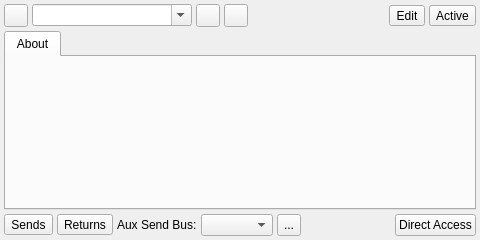
<ui version="4.0">
 <author>rncbc aka Rui Nuno Capela</author>
 <comment>qtractor - An Audio/MIDI multi-track sequencer.

   Copyright (C) 2005-2022, rncbc aka Rui Nuno Capela. All rights reserved.

   This program is free software; you can redistribute it and/or
   modify it under the terms of the GNU General Public License
   as published by the Free Software Foundation; either version 2
   of the License, or (at your option) any later version.

   This program is distributed in the hope that it will be useful,
   but WITHOUT ANY WARRANTY; without even the implied warranty of
   MERCHANTABILITY or FITNESS FOR A PARTICULAR PURPOSE.  See the
   GNU General Public License for more details.

   You should have received a copy of the GNU General Public License along
   with this program; if not, write to the Free Software Foundation, Inc.,
   51 Franklin Street, Fifth Floor, Boston, MA 02110-1301 USA.

 </comment>
 <class>qtractorPluginForm</class>
 <widget class="QWidget" name="qtractorPluginForm">
  <property name="geometry">
   <rect>
    <x>0</x>
    <y>0</y>
    <width>480</width>
    <height>240</height>
   </rect>
  </property>
  <property name="windowTitle">
   <string>Plugin Properties</string>
  </property>
  <property name="windowIcon">
   <iconset resource="qtractor.qrc">:/images/trackProperties.png</iconset>
  </property>
  <layout class="QVBoxLayout">
   <property name="spacing">
    <number>4</number>
   </property>
   <property name="margin">
    <number>4</number>
   </property>
   <item>
    <layout class="QHBoxLayout">
     <item>
      <widget class="QToolButton" name="OpenPresetToolButton">
       <property name="focusPolicy">
        <enum>Qt::TabFocus</enum>
       </property>
       <property name="toolTip">
        <string>Open preset</string>
       </property>
       <property name="text">
        <string/>
       </property>
       <property name="icon">
        <iconset resource="qtractor.qrc">:/images/formOpen.png</iconset>
       </property>
      </widget>
     </item>
     <item>
      <widget class="QComboBox" name="PresetComboBox">
       <property name="minimumSize">
        <size>
         <width>160</width>
         <height>0</height>
        </size>
       </property>
       <property name="toolTip">
        <string>Preset name</string>
       </property>
       <property name="editable">
        <bool>true</bool>
       </property>
      </widget>
     </item>
     <item>
      <widget class="QToolButton" name="SavePresetToolButton">
       <property name="focusPolicy">
        <enum>Qt::TabFocus</enum>
       </property>
       <property name="toolTip">
        <string>Save preset</string>
       </property>
       <property name="text">
        <string/>
       </property>
       <property name="icon">
        <iconset resource="qtractor.qrc">:/images/formSave.png</iconset>
       </property>
      </widget>
     </item>
     <item>
      <widget class="QToolButton" name="DeletePresetToolButton">
       <property name="focusPolicy">
        <enum>Qt::TabFocus</enum>
       </property>
       <property name="toolTip">
        <string>Delete preset</string>
       </property>
       <property name="text">
        <string/>
       </property>
       <property name="icon">
        <iconset resource="qtractor.qrc">:/images/formRemove.png</iconset>
       </property>
      </widget>
     </item>
     <item>
      <spacer>
       <property name="orientation">
        <enum>Qt::Horizontal</enum>
       </property>
       <property name="sizeType">
        <enum>QSizePolicy::Expanding</enum>
       </property>
       <property name="sizeHint">
        <size>
         <width>20</width>
         <height>20</height>
        </size>
       </property>
      </spacer>
     </item>
     <item>
      <widget class="QToolButton" name="EditToolButton">
       <property name="focusPolicy">
        <enum>Qt::TabFocus</enum>
       </property>
       <property name="toolTip">
        <string>Edit plugin</string>
       </property>
       <property name="text">
        <string>Edit</string>
       </property>
       <property name="icon">
        <iconset resource="qtractor.qrc">:/images/formEdit.png</iconset>
       </property>
       <property name="checkable">
        <bool>true</bool>
       </property>
       <property name="toolButtonStyle">
        <enum>Qt::ToolButtonTextBesideIcon</enum>
       </property>
      </widget>
     </item>
     <item>
      <widget class="QToolButton" name="ActivateToolButton">
       <property name="focusPolicy">
        <enum>Qt::TabFocus</enum>
       </property>
       <property name="toolTip">
        <string>Activate plugin</string>
       </property>
       <property name="text">
        <string>Active</string>
       </property>
       <property name="icon">
        <iconset resource="qtractor.qrc">:/images/itemLedOff.png</iconset>
       </property>
       <property name="checkable">
        <bool>true</bool>
       </property>
       <property name="toolButtonStyle">
        <enum>Qt::ToolButtonTextBesideIcon</enum>
       </property>
      </widget>
     </item>
    </layout>
   </item>
   <item>
    <widget class="QTabWidget" name="TabWidget">
     <widget class="QWidget" name="About">
      <attribute name="title">
       <string>About</string>
      </attribute>
      <layout class="QGridLayout">
       <item row="0" column="0">
        <widget class="QLabel" name="NameTextLabel">
         <property name="font">
          <font>
           <pointsize>12</pointsize>
           <weight>75</weight>
           <bold>true</bold>
          </font>
         </property>
         <property name="alignment">
          <set>Qt::AlignLeading|Qt::AlignLeft|Qt::AlignVCenter</set>
         </property>
        </widget>
       </item>
       <item row="0" column="1">
        <widget class="QLabel" name="TypeHintTextLabel">
         <property name="enabled">
          <bool>false</bool>
         </property>
         <property name="font">
          <font>
           <pointsize>12</pointsize>
           <weight>75</weight>
           <bold>true</bold>
          </font>
         </property>
         <property name="alignment">
          <set>Qt::AlignRight|Qt::AlignVCenter</set>
         </property>
        </widget>
       </item>
       <item row="1" column="0" colspan="2">
        <widget class="QLabel" name="AboutTextLabel">
         <property name="enabled">
          <bool>true</bool>
         </property>
         <property name="sizePolicy">
          <sizepolicy hsizetype="Preferred" vsizetype="Expanding">
           <horstretch>0</horstretch>
           <verstretch>0</verstretch>
          </sizepolicy>
         </property>
         <property name="minimumSize">
          <size>
           <width>360</width>
           <height>60</height>
          </size>
         </property>
         <property name="alignment">
          <set>Qt::AlignLeading|Qt::AlignLeft|Qt::AlignTop</set>
         </property>
         <property name="wordWrap">
          <bool>true</bool>
         </property>
        </widget>
       </item>
       <item row="2" column="0" colspan="2">
        <widget class="QLabel" name="LatencyTextLabel">
         <property name="alignment">
          <set>Qt::AlignLeading|Qt::AlignLeft|Qt::AlignTop</set>
         </property>
        </widget>
       </item>
      </layout>
     </widget>
    </widget>
   </item>
   <item>
    <layout class="QHBoxLayout">
     <item>
      <widget class="QToolButton" name="SendsToolButton">
       <property name="focusPolicy">
        <enum>Qt::TabFocus</enum>
       </property>
       <property name="toolTip">
        <string>Outputs (Sends)</string>
       </property>
       <property name="text">
        <string>Sends</string>
       </property>
       <property name="toolButtonStyle">
        <enum>Qt::ToolButtonTextBesideIcon</enum>
       </property>
      </widget>
     </item>
     <item>
      <widget class="QToolButton" name="ReturnsToolButton">
       <property name="focusPolicy">
        <enum>Qt::TabFocus</enum>
       </property>
       <property name="toolTip">
        <string>Inputs (Returns)</string>
       </property>
       <property name="text">
        <string>Returns</string>
       </property>
       <property name="toolButtonStyle">
        <enum>Qt::ToolButtonTextBesideIcon</enum>
       </property>
      </widget>
     </item>
     <item>
      <widget class="QLabel" name="AuxSendBusNameLabel">
       <property name="text">
        <string>Aux Send Bus:</string>
       </property>
      </widget>
     </item>
     <item>
      <widget class="QComboBox" name="AuxSendBusNameComboBox"/>
     </item>
     <item>
      <widget class="QToolButton" name="AuxSendBusNameToolButton">
       <property name="minimumSize">
        <size>
         <width>22</width>
         <height>22</height>
        </size>
       </property>
       <property name="maximumSize">
        <size>
         <width>24</width>
         <height>24</height>
        </size>
       </property>
       <property name="focusPolicy">
        <enum>Qt::TabFocus</enum>
       </property>
       <property name="toolTip">
        <string>Manage buses</string>
       </property>
       <property name="text">
        <string>...</string>
       </property>
      </widget>
     </item>
     <item>
      <spacer>
       <property name="orientation">
        <enum>Qt::Horizontal</enum>
       </property>
       <property name="sizeType">
        <enum>QSizePolicy::Expanding</enum>
       </property>
       <property name="sizeHint">
        <size>
         <width>20</width>
         <height>0</height>
        </size>
       </property>
      </spacer>
     </item>
     <item>
      <widget class="QPushButton" name="DirectAccessParamPushButton">
       <property name="minimumSize">
        <size>
         <width>80</width>
         <height>22</height>
        </size>
       </property>
       <property name="maximumSize">
        <size>
         <width>120</width>
         <height>24</height>
        </size>
       </property>
       <property name="focusPolicy">
        <enum>Qt::TabFocus</enum>
       </property>
       <property name="toolTip">
        <string>Direct Access Parameter</string>
       </property>
       <property name="text">
        <string>Direct Access</string>
       </property>
      </widget>
     </item>
    </layout>
   </item>
  </layout>
 </widget>
 <tabstops>
  <tabstop>PresetComboBox</tabstop>
  <tabstop>OpenPresetToolButton</tabstop>
  <tabstop>SavePresetToolButton</tabstop>
  <tabstop>DeletePresetToolButton</tabstop>
  <tabstop>EditToolButton</tabstop>
  <tabstop>ActivateToolButton</tabstop>
  <tabstop>SendsToolButton</tabstop>
  <tabstop>ReturnsToolButton</tabstop>
  <tabstop>AuxSendBusNameComboBox</tabstop>
  <tabstop>AuxSendBusNameToolButton</tabstop>
  <tabstop>DirectAccessParamPushButton</tabstop>
 </tabstops>
 <resources>
  <include location="qtractor.qrc"/>
 </resources>
 <connections/>
</ui>
